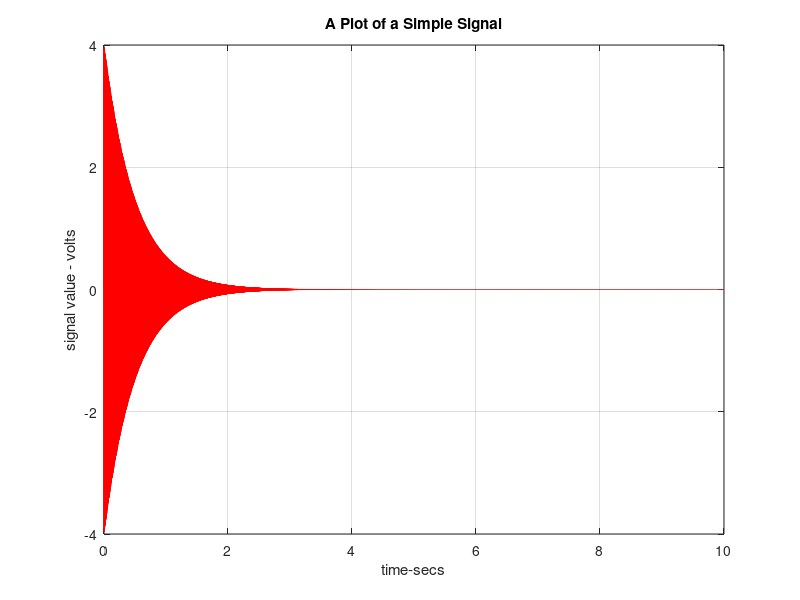

This figure's MATLAB source:
clear % clear memory
clf reset % clear all figures
T = 10; % signal duration
Fs = 8000; % sampling frequency
f = 440; % frequency of sound
t = 0:1/Fs:T; % time axis
n = T*Fs; % length of vector
x = 4 * exp(-2*t).*sin(2*pi*f*t);
plot(t(1:n),x(1:n),'r')
grid
xlabel('time-secs')
ylabel('signal value - volts')
title('A Plot of a Simple Signal')
sound(x,Fs) % play the signal